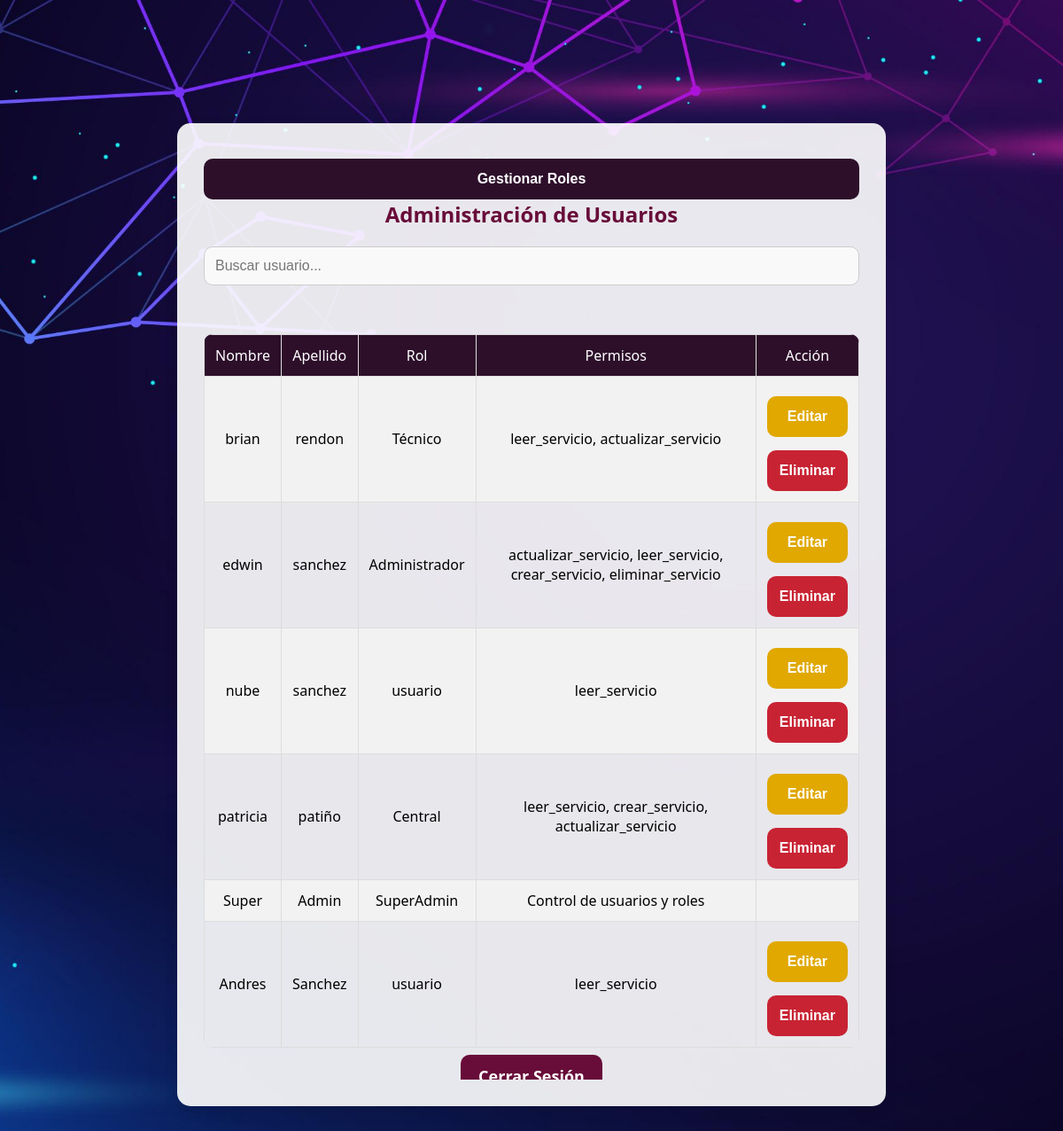
The page /administrador.php (signed in) on the database as committed earlier.
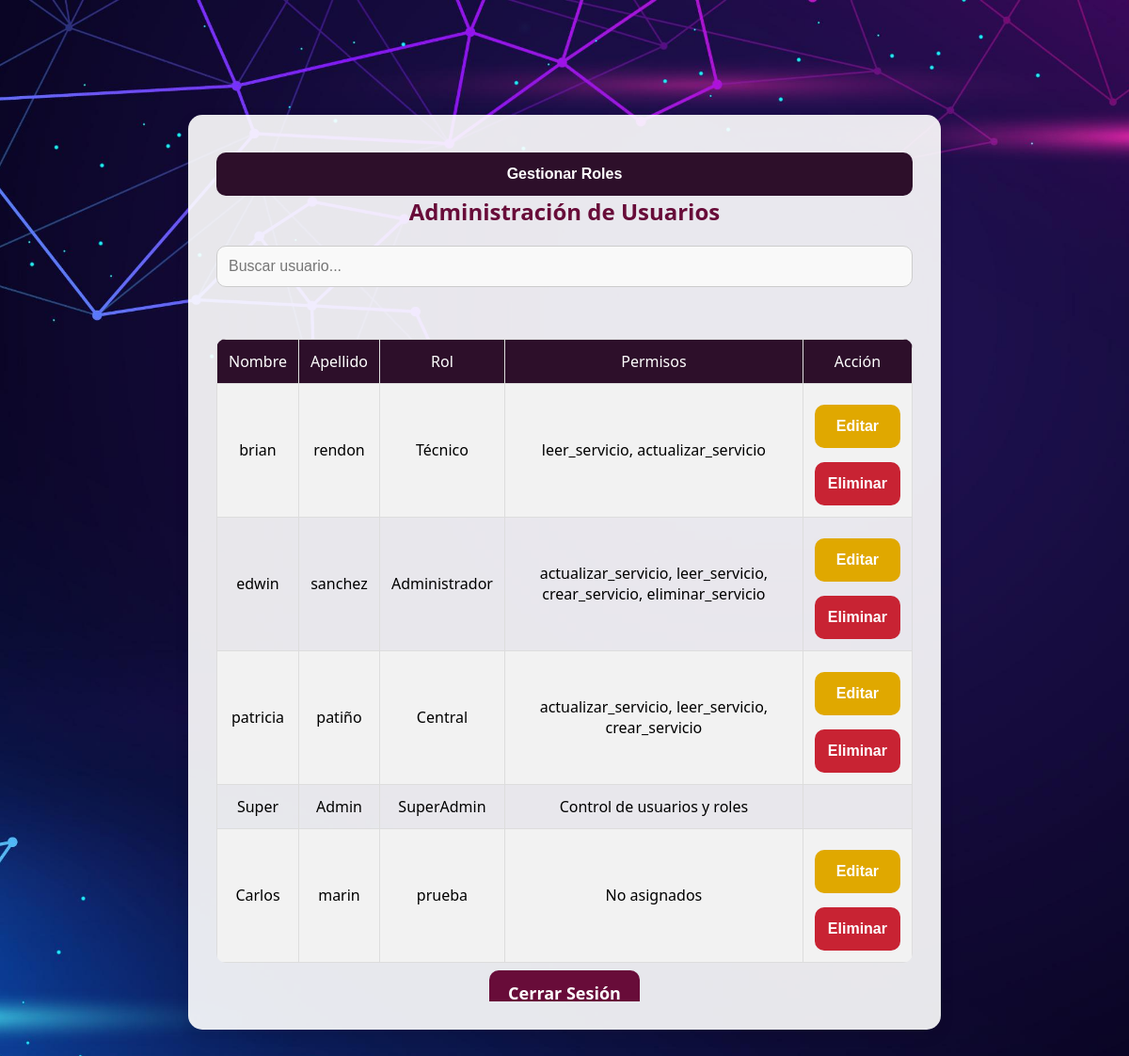
The same page on the database as committed later.
### tables this page shows
CREATE TABLE `empleados` (
  `Cedula_Empleado_id` int(11) NOT NULL,
  `Nombre` varchar(100) NOT NULL,
  `Apellido` varchar(100) NOT NULL,
  `Contraseña` varchar(100) NOT NULL,
  `Rol_id` int(11) NOT NULL,
  `Email` varchar(100) DEFAULT NULL,
  `Telefono` varchar(20) NOT NULL,
  `intentos_fallidos` int(11) DEFAULT 0,
  `fecha_hora_bloqueo` datetime DEFAULT NULL
);

CREATE TABLE `roles` (
  `id` int(11) NOT NULL,
  `nombre` varchar(50) NOT NULL,
  `descripcion` text DEFAULT NULL
);

### administrador.php (the view, shortened to what this page needs)
<?php
require_once 'config.php';
$sqlUsuarios = "
    SELECT e.Cedula_Empleado_id, e.Nombre, e.Apellido, e.Rol_id, r.nombre AS rol_nombre,
           GROUP_CONCAT(p.nombre SEPARATOR ', ') AS permisos
    FROM empleados e
    LEFT JOIN roles r ON e.Rol_id = r.id
    LEFT JOIN rol_permisos rp ON r.id = rp.rol_id
    LEFT JOIN permisos p ON rp.permiso_id = p.id
    GROUP BY e.Cedula_Empleado_id, e.Nombre, e.Apellido, r.nombre
";
$resultUsuarios = $conn->query($sqlUsuarios);
?>
<!DOCTYPE html>
<html lang="es">
<head>
</head>
<body>
<div class="container">
    <main class="container_scroll">
        <button onclick="window.location.href='roles.php'">
            <i class="fas fa-users-cog"></i> Gestionar Roles
        </button>
        <br>
        <h2>Administración de Usuarios</h2>
        <input type="text" id="buscarUsuario" placeholder="Buscar usuario..." onkeyup="filtrarUsuarios()">
        <div class="table-container">
            <table>
                <tr>
                    <th>Nombre</th>
                    <th>Apellido</th>
                    <th>Rol</th>
                    <th>Permisos</th>
                    <th>Acción</th>
                </tr>
                <?php while ($usuario = $resultUsuarios->fetch_assoc()) { ?>
                <tr>
                    <td><?php echo $usuario['Nombre']; ?></td>
                    <td><?php echo $usuario['Apellido']; ?></td>
                    <td><?php echo $usuario['rol_nombre']; ?></td>
                    <td><?php echo $usuario['Rol_id'] == 0 ? 'Control de usuarios y roles' : ($usuario['permisos'] ? $usuario['permisos'] : 'No asignados'); ?></td>
                    <td>
                        <?php if ($usuario['Rol_id'] != 0) { ?>
                            <button type="button" class="edit" onclick="abrirModalEditar('<?php echo $usuario['Cedula_Empleado_id']; ?>', '<?php echo $usuario['Nombre']; ?>', '<?php echo $usuario['Apellido']; ?>', '<?php echo $usuario['Rol_id']; ?>')">Editar</button>
                            <form method="POST">
                                <button type="submit" class="delete">Eliminar</button>
                            </form>
                        <?php } ?>
                    </td>
                </tr>
                <?php } ?>
            </table>
        </div>
        <div class="logout">
            <a href="logout.php">Cerrar Sesión</a>
        </div>
    </main>
</div>
</body>
</html>

### administrador.php (style rules this page uses)
* { margin: 0; padding: 0; box-sizing: border-box; }
body { font-family: 'Segoe UI', Tahoma, Geneva, Verdana, sans-serif; background-image: url('Imagenes/Administrador.jpg'); background-size: cover; background-position: center; background-repeat: no-repeat; display: flex; flex-direction: column; align-items: center; justify-content: center; height: 100vh; }
.container { background-color: rgba(255, 255, 255, 0.9); padding: 30px; border-radius: 15px; box-shadow: 0 6px 15px rgba(0, 0, 0, 0.1); width: 100%; max-width: 800px; text-align: center; height: 80%; }
.container_scroll { height: 100%; overflow: auto; }
h2, h3 { color: #680c39; font-size: 24px; font-weight: 600; margin-bottom: 20px; }
input, select { width: 100%; padding: 12px; margin-bottom: 15px; border: 1px solid #ccc; border-radius: 10px; background-color: #f9f9f9; font-size: 16px; color: #333; transition: all 0.3s ease; }
button { width: 100%; padding: 14px; background-color: #2d0f2a; color: white; font-size: 16px; font-weight: 600; border: none; border-radius: 10px; cursor: pointer; transition: background-color 0.3s ease, transform 0.3s ease; margin-top: 10px; }
.table-container { overflow-x: auto; margin-top: 20px; }
table { width: 100%; border-collapse: collapse; border-radius: 10px; overflow: hidden; margin-top: 20px; }
th { background-color: #2d0f2a; color: white; font-weight: bold; padding: 12px; }
th, td { padding: 12px; text-align: center; font-weight: 500; border: 1px solid #ddd; }
tr:nth-child(even) { background-color: #f2f2f2; }
button.delete { background-color: #c82333; }
button.edit { background-color: #e0a800; margin-bottom: 5px; }
#buscarUsuario { width: 100%; padding: 12px; border: 1px solid #ccc; border-radius: 10px; font-size: 16px; background-color: #f9f9f9; }
.logout { margin-top: 20px; }
.logout a { text-decoration: none; font-size: 18px; font-weight: 600; color: white; background-color: #680c39; padding: 12px 20px; border-radius: 10px; transition: background-color 0.3s ease, transform 0.3s ease; }

Rows that differ between the two databases and show on the page:
removed empleados: Nombre "nube", Apellido "sanchez", Rol.nombre "usuario", permisos "leer_servicio"
removed empleados: Nombre "Andres", Apellido "Sanchez", Rol.nombre "usuario", permisos "leer_servicio"
computed for empleados "patricia": permisos "leer_servicio, crear_servicio, actualizar_servicio" → "actualizar_servicio, leer_servicio, crear_servicio"
added empleados: Nombre "Carlos", Apellido "marin", Rol.nombre "prueba", shows "No asignados"
